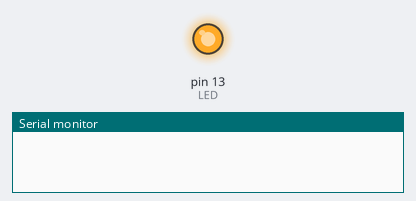
Bench run of a sketch on a simulated Arduino Uno, built with avr-gcc and run on an emulated ATmega328P. Parts: output pins drawn as LEDs (lit = HIGH), the last lines printed to the serial monitor.

Above: at 0.1 s.
At 2.7 s:
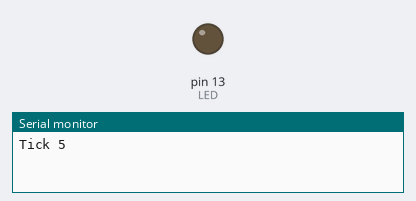
Timing chart, 0 to 20.8 s (numbered marks = the images above):
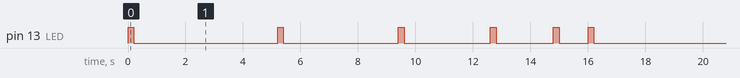

Measured:
- by itself, pin 13 (LED): repeats every 16.0 s: LOW 5.0 s, HIGH 0.20 s, LOW 4.0 s, HIGH 0.20 s, LOW 3.0 s, HIGH 0.20 s, LOW 2.0 s, HIGH 0.20 s, LOW 1.0 s, HIGH 0.20 s
- by itself, everything shown: repeats every 16.0 s, in 10 steps

The sketch:

transparent.pde
```cpp
// (licence header left out)
#define LED 13


void setup() {
  pinMode(LED, OUTPUT);
  Serial.begin(9600);
}


void loop() {
  for(int i = 5; i > 0; i--) {
    digitalWrite(LED, HIGH);
    delay(200);
    Serial.print("Tick ");   Serial.println(i);
    digitalWrite(LED, LOW);
    delay(i * 1000);
  }
}
```
